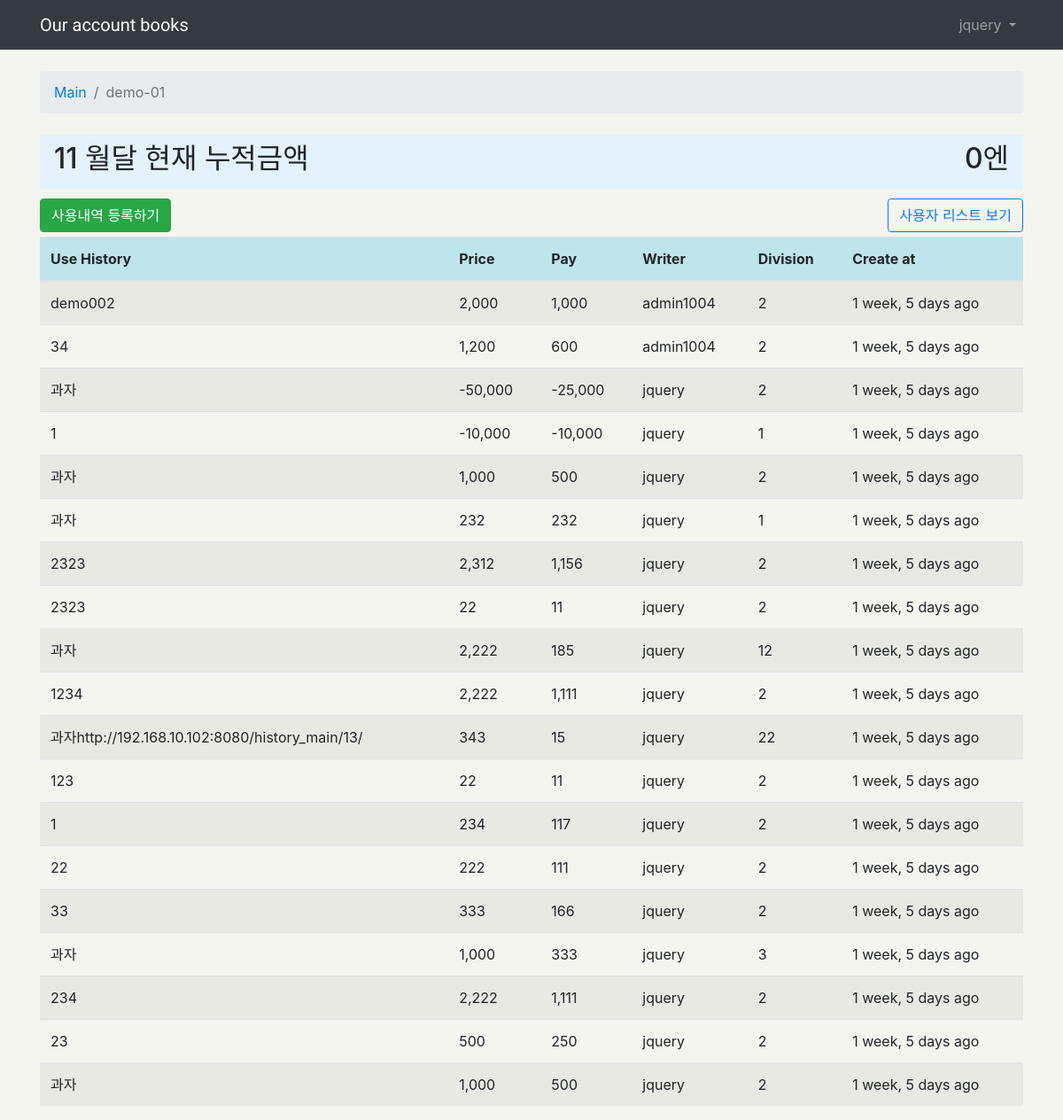
The app's page /history_main/13/ (signed in), older data.
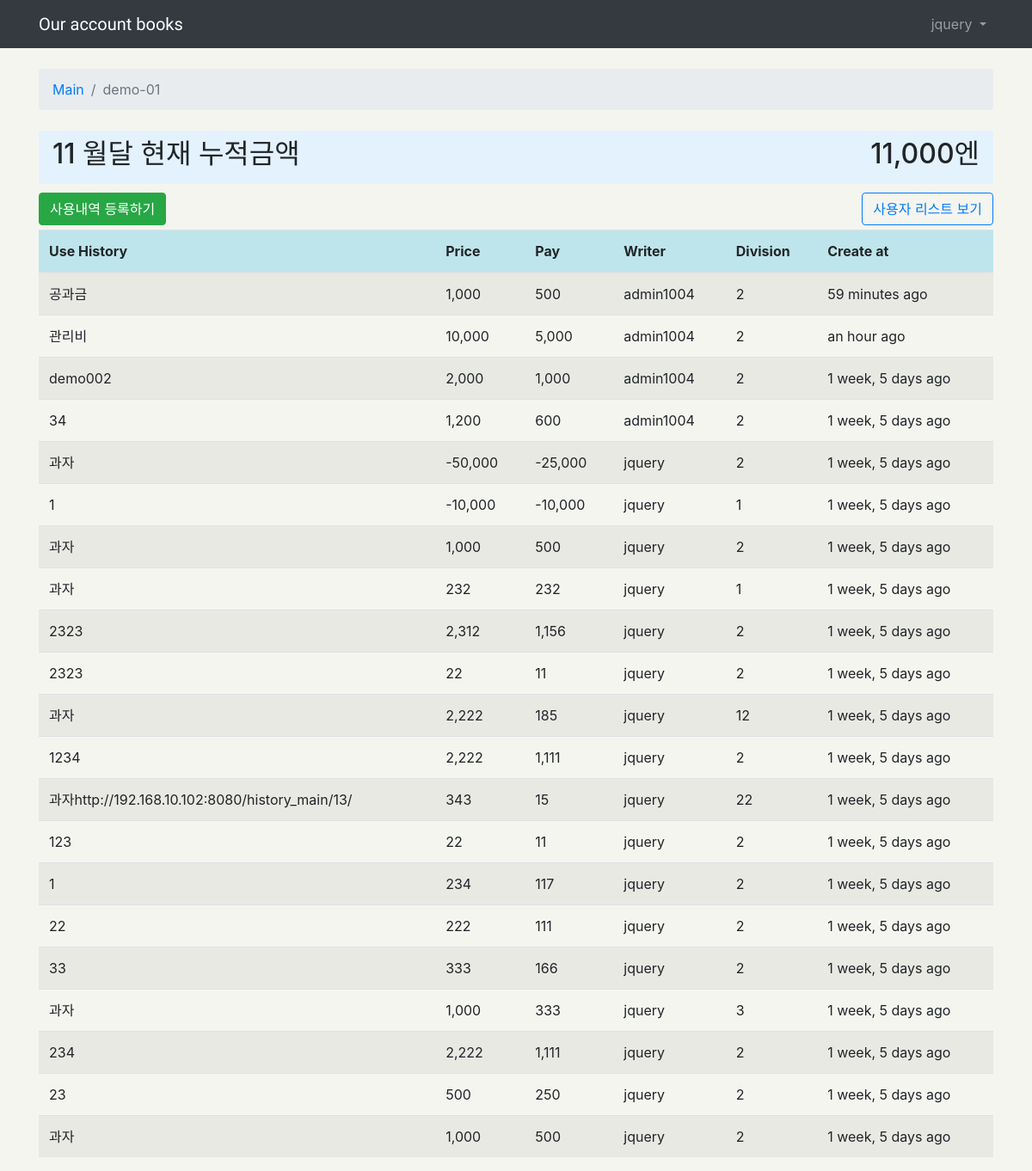
The same page, newer data.
### accountBookMain/models.py (models this page shows)
class AccountBooksName(models.Model):
    MONEY_COUNTRY = (
        ('k', "kor"),
        ('j', "jp")
    )
    account_id = models.AutoField(primary_key=True)
    account_name = models.CharField(max_length=100)
    p_cnt = models.IntegerField(default=0)
    money = models.CharField(max_length=1, choices=MONEY_COUNTRY)  # 언어설정 칼럼
    create_at = models.DateTimeField(auto_now_add=True)
    create_user = models.CharField(max_length=100, null=False)

class UseList(models.Model):
    book_name = models.ForeignKey(AccountBooksName, related_name='+', on_delete=models.CASCADE)
    use_history = models.CharField(max_length=450, null=False)
    price = models.IntegerField(null=False)
    division = models.IntegerField(null=False)
    num = models.IntegerField(null=False)
    user = models.ForeignKey(User, related_name='+', on_delete=models.CASCADE)
    create_at = models.DateTimeField(auto_now_add=True)
    del_user = models.CharField(max_length=200, blank=True)

### accountBookMain/views.py (the view)
# urls.py: path('history_main/<int:history_pk>/', views.history_main, name='history_main'),
@login_required
def history_main(request, history_pk):
    try:
        save = int()
        current_year = datetime.now().year
        current_month = datetime.now().month
        history = UseList.objects.filter(book_name=history_pk).order_by('-create_at')
        this_month = UseList.objects.filter(book_name=history_pk, create_at__year=current_year, create_at__month=current_month)
        if len(history) > 0:
            for i in history:
                price = i.price
                divide = i.division
                my_val = int(price/divide)
                i.val = my_val
            save = 0
            for money in this_month:
                save += money.price
        elif len(history) == 0:
            history = None
            save = 0
        history_name = AccountBooksName.objects.get(pk=history_pk)
    except UseList.DoesNotExist:
        raise Http404
    return render(request, 'history_main.html', {'history': history, 'name': history_name, 'sum': save, 'month': current_month})

### templates/history_main.html
{% extends 'base.html' %}
{% load humanize %}
{% block breadcrumb %}
    <li class="breadcrumb-item"><a href="{% url 'home' %}"> Main </a></li>
    <li class="breadcrumb-item active">{{ name.account_name }}</li>
{% endblock %}
{% block contents %}
    {% if history is None %}
        <p>등록된 사용내역이 없습니다.</p>
        <a type="button" href="{% url 'write_history' name.pk %}" class="btn btn-success">사용내역 등록하기</a>
        <a type="button" href="{% url 'accountListUser' name.pk %}" class="btn btn btn-outline-primary" >사용자 리스트 보기</a>
        <a type="button" href="{% url 'home' %}" class="btn btn-outline-warning">되돌아가기</a>
    {% else %}
        <nav class="navbar navbar-light" style="background-color: #e3f2fd; margin-bottom: 10px;">
            <h2>{{ month }} 월달 현재 누적금액</h2>
            {% if history_name == 'k' %}
                <h2>{{ sum|intcomma }}원</h2>
            {% else %}
                <h2>{{ sum|intcomma }}엔</h2>
            {% endif %}
        </nav>
        <a type="button" href="{% url 'write_history' name.pk %}" class="btn btn-success" style="margin-bottom:5px;">사용내역 등록하기</a>
        <a type="button" href="{% url 'accountListUser' name.pk %}" class="btn btn btn-outline-primary" style="margin-bottom:5px; float:right" >사용자 리스트 보기</a>
        <table class="table table-striped">
            <thead>
                <tr>
                    <th scope="col" class="table-info">Use History</th>
                    <th scope="col" class="table-info">Price</th>
                    <th scope="col" class="table-info">Pay</th>
                    <th scope="col" class="table-info">Writer</th>
                    <th scope="col" class="table-info">Division</th>
                    <th scope="col" class="table-info">Create at</th>
                </tr>
            </thead>
            <tbody>
                {% for i in history %}
                    <tr>
                        <td scope="row">{{ i.use_history }}</td>
                        <td>{{ i.price|intcomma }}</td>
                        <td>{{ i.val|intcomma }}</td>
                        <td>{{ i.user }}</td>
                        <td>{{ i.division }}</td>
                        <td>{{ i.create_at|naturaltime }}</td>
                    </tr>
                {% endfor %}
            </tbody>
        </table>
    {% endif %}
{% endblock %}

### templates/base.html (shortened to what this page needs)
{% load static %}<!DOCTYPE html>
<html>
    <head>
        <link rel="stylesheet" href="{% static 'css/bootstrap.min.css' %}">
        <link rel="stylesheet" href="{% static 'css/baseBackgroundSettings.css' %}">
    </head>
    <body>
        {% block body %}
            <nav class="navbar navbar-expand-sm navbar-dark bg-dark">
                <div class="container">
                    <a class="navbar-brand head-title" href="{% url 'home' %}">Our account books</a>
                    <div class="collapse navbar-collapse" id="mainMenu">
                        <ul class="navbar-nav ml-auto">
                            <li class="nav-item dropdown">
                                <a class="nav-link dropdown-toggle" href="#" id="userMenu" data-toggle="dropdown" aria-haspopup="true" aria-expanded="false">
                                    {{ user.username }}
                                </a>
                            </li>
                        </ul>
                    </div>
                </div>
            </nav>
            <div class="container">
                <ol class="breadcrumb my-4">
                    {% block breadcrumb %}
                    {% endblock%}
                </ol>
                {% block contents %}
                {% endblock %}
            </div>
        {% endblock body %}
    </body>
<html>

### static/css/baseBackgroundSettings.css (style rules this page uses)
body { background-color : #f5f5f0; }
.head-title { font-family: 'Peralta', cursive; }

Row changes from the older to the newer data that the page shows:
added UseList: use_history "공과금", price "1,000", val "500", user "admin1004", division "2", create_at "59 minutes ago"
added UseList: use_history "관리비", price "10,000", val "5,000", user "admin1004", division "2", create_at "an hour ago"
Text that changed along with them:
{{ sum|intcomma }}: "0" → "11,000"
